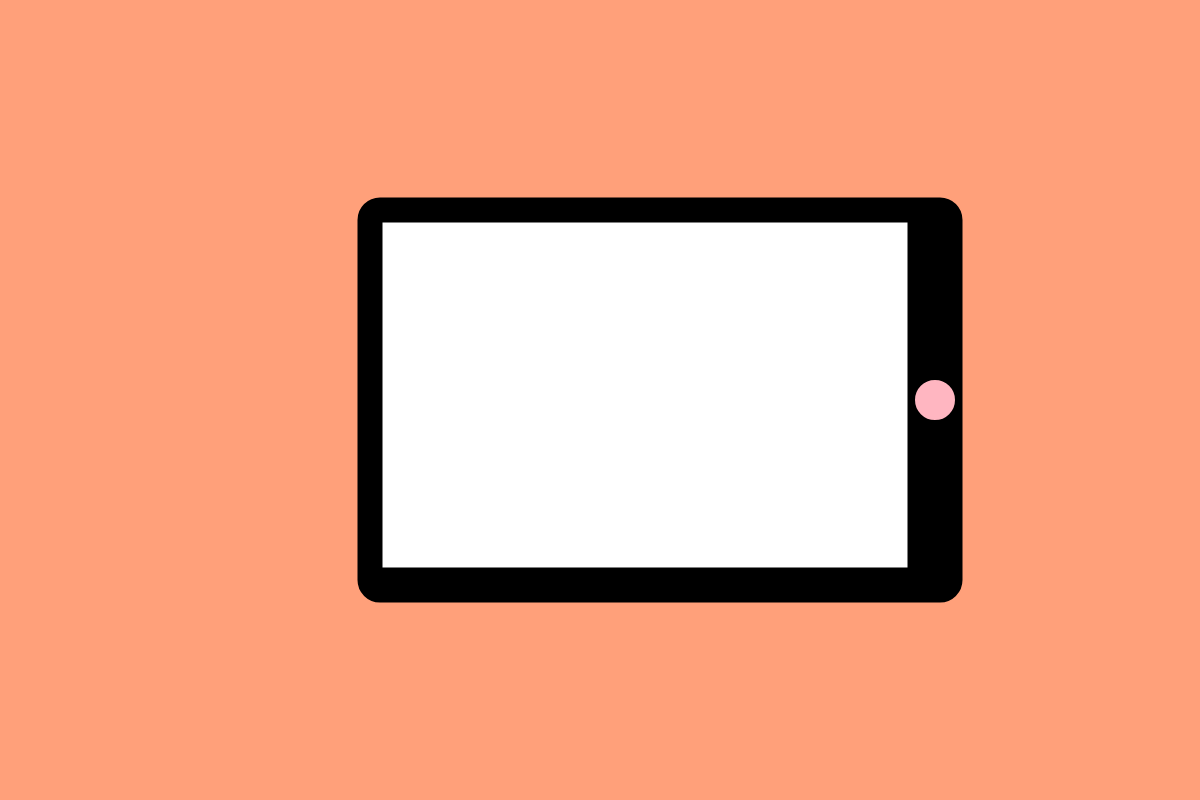
Frame 1 (no input)
Frame 60 (no input): identical to frame 1, image omitted
Frame 120 (the mouse pressed at the canvas centre since frame 60): identical to frame 1, image omitted

The p5.js sketch that drew this single still picture (run headless with seeded random() and noise() and a simulated clock; from frame 60 on, the mouse is pressed at the canvas centre):

// p5.js sketch
// ── sketch.js

var rect1={
  x:360,
  y:200,
  w:600,
  h:400
  
}
var rect2={
  x:380,
  y:220,
  w:530,
  h:350
  
}
var value=255;
var i=['Hello World'];
var font=255;

function setup() {
  createCanvas(1200,800);
  
}

function draw() {
  background('lightsalmon')
  strokeWeight(5);
  fill(0);
  rect(rect1.x,rect1.y,rect1.w,rect1.h,20);
  fill(value);
  rect(rect2.x,rect2.y,rect2.w,rect2.h);
  fill('lightpink');
  ellipse(935,400,45,45);
  fill(font);
  textSize(50);
  textFont('Arial black');
    text(i,500,400);
  
}
function mouseClicked(){
  if(value==255 && font==255){
    value='lemonchiffon';
    font=0;
  
    
  }
  else{
    value=255;
    font=255;
  }
}
